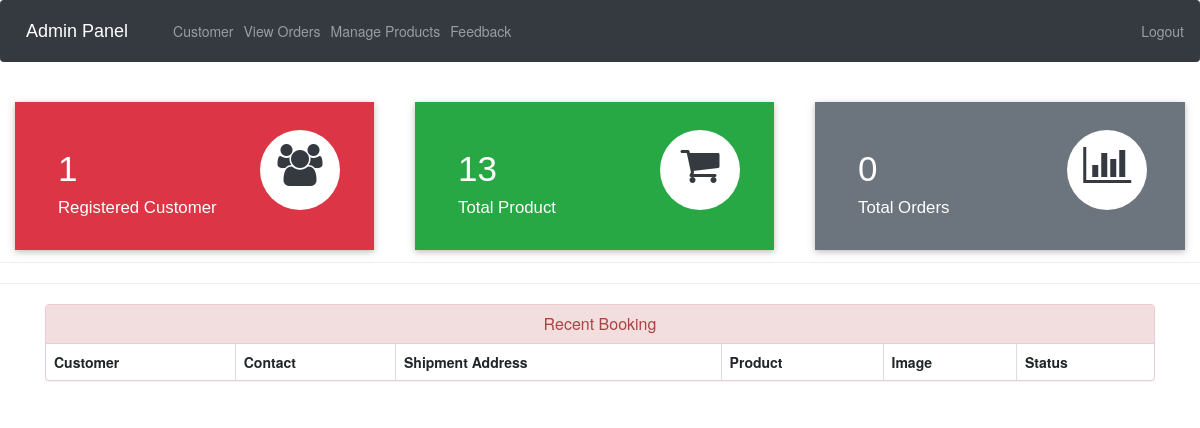
Page /admin-dashboard (signed in) on the earlier database version.
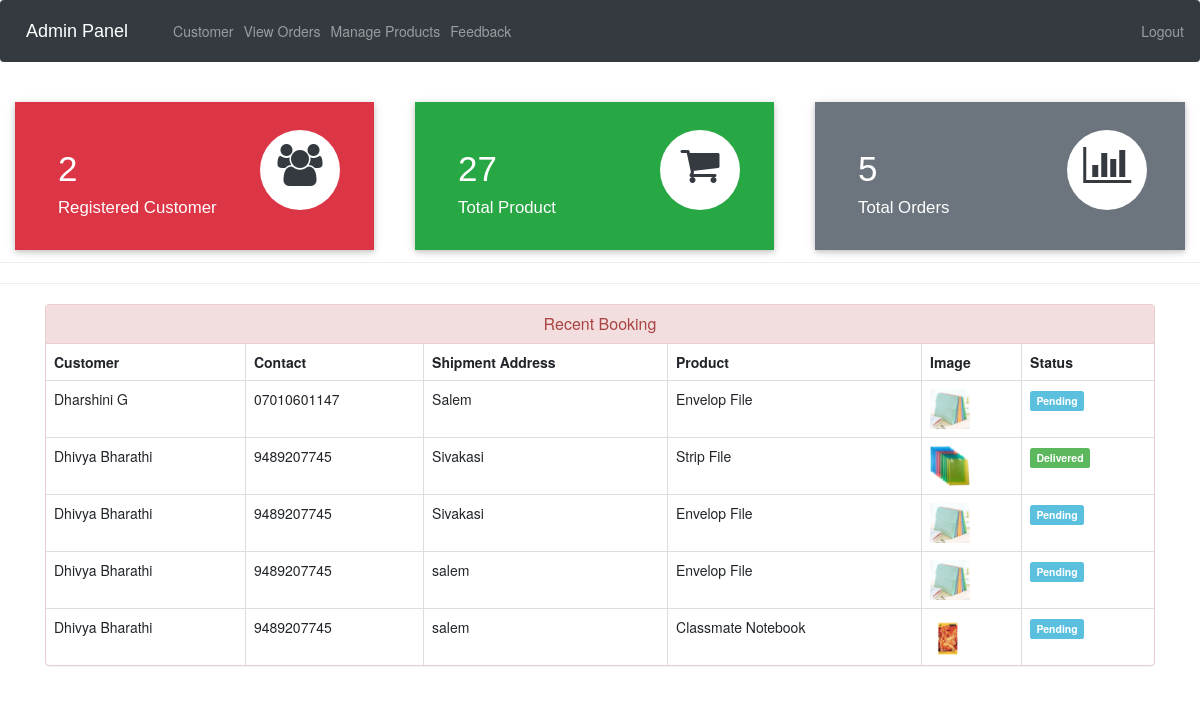
Same page on the later database version.
### ecom/models.py (models this page shows, shortened)
class Customer(models.Model):
    user=models.OneToOneField(User,on_delete=models.CASCADE)
    profile_pic= models.ImageField(upload_to='profile_pic/CustomerProfilePic/',null=True,blank=True)
    address = models.CharField(max_length=40)
    mobile = models.CharField(max_length=20,null=False)
    @property
    def get_name(self):
        return self.user.first_name+" "+self.user.last_name

class Orders(models.Model):
    STATUS =(
        ('Pending','Pending'),
        ('Order Confirmed','Order Confirmed'),
        ('Out for Delivery','Out for Delivery'),
        ('Delivered','Delivered'),
    )
    customer=models.ForeignKey('Customer', on_delete=models.CASCADE,null=True)
    product=models.ForeignKey('Product',on_delete=models.CASCADE,null=True)
    email = models.CharField(max_length=50,null=True)
    address = models.CharField(max_length=500,null=True)
    mobile = models.CharField(max_length=20,null=True)
    order_date= models.DateField(auto_now_add=True,null=True)
    status=models.CharField(max_length=50,null=True,choices=STATUS)

class Product(models.Model):
    name=models.CharField(max_length=40)
    product_image= models.ImageField(upload_to='product_image/',null=True,blank=True)
    price = models.PositiveIntegerField()
    description=models.CharField(max_length=40)

### ecom/views.py (the view)
# urls.py: path('admin-dashboard', views.admin_dashboard_view,name='admin-dashboard'),
@login_required(login_url='adminlogin')
def admin_dashboard_view(request):
    customercount=models.Customer.objects.all().count()
    productcount=models.Product.objects.all().count()
    ordercount=models.Orders.objects.all().count()
    orders=models.Orders.objects.all()
    ordered_products=[]
    ordered_bys=[]
    for order in orders:
        ordered_product=models.Product.objects.all().filter(id=order.product.id)
        ordered_by=models.Customer.objects.all().filter(id = order.customer.id)
        ordered_products.append(ordered_product)
        ordered_bys.append(ordered_by)
    mydict={
    'customercount':customercount,
    'productcount':productcount,
    'ordercount':ordercount,
    'data':zip(ordered_products,ordered_bys,orders),
    }
    return render(request,'ecom/admin_dashboard.html',context=mydict)

### templates/ecom/admin_dashboard.html
{% extends 'ecom/admin_base.html' %}
{% load static %}
{% block content %}
<br>
{%include 'ecom/admin_dashboard_cards.html'%}
<br><br><br><br><br>
<hr><hr>
<div class="container" >
    <div class="panel panel-danger" >
      <div class="panel-heading" style="text-align:center;">
        <h6 class="panel-title">Recent Booking</h6>
      </div>
      <table class="table table-hover table-bordered" id="dev-table">
        <thead>
          <tr>
            <th>Customer</th>
            <th>Contact</th>
            <th>Shipment Address</th>
            <th>Product</th>
            <th>Image</th>
            <th>Status</th>
          </tr>
        </thead>
        {% for product,customer,order in data %}
        <tr>
          {% for c in customer %}
          <td> {{c.get_name}}</td>
          <td>{{c.mobile}}</td>
          <td>{{order.address}}</td>
          {% endfor %}
          {% for p in product %}
          <td> {{p.name}}</td>
          <td> <img src="{% static p.product_image.url %}" alt="Profile Pic" height="40px" width="40px" /></td>
          {% if order.status == 'Pending'%}
          <td> <span class="label label-info">{{order.status}}</span></td>
          {% elif order.status == 'Delivered' %}
          <td> <span class="label label-success">{{order.status}}</span></td>
          {% elif order.status == 'Out for Delivery' %}
          <td> <span class="label label-warning">{{order.status}}</span></td>
          {%else%}
            <td> <span class="label label-primary">{{order.status}}</span></td>
          {%endif%}
          {% endfor %}
        </tr>
        {% endfor %}
      </table>
  </div>
</div>
{% endblock content %}

Differences in the rows shown:
added Orders: address "Salem", status "Pending"
added Customer: get_name "Dharshini G", mobile "07010601147"
now on this page (row unchanged): Product: name "Envelop File", product_image (picture)
added Orders: address "Sivakasi", status "Delivered"
now on this page (row edited): Customer: get_name "Dhivya Bharathi", mobile "9489207745"
now on this page (row unchanged): Product: name "Strip File", product_image (picture)
added Orders: address "Sivakasi", status "Pending"
added Orders: address "salem", status "Pending"
added Orders: address "salem", status "Pending"
now on this page (row unchanged): Product: name "Classmate Notebook", product_image (picture)
Other differences:
{{ customercount }}: "1" → "2"
{{ productcount }}: "13" → "27"
{{ ordercount }}: "0" → "5"
